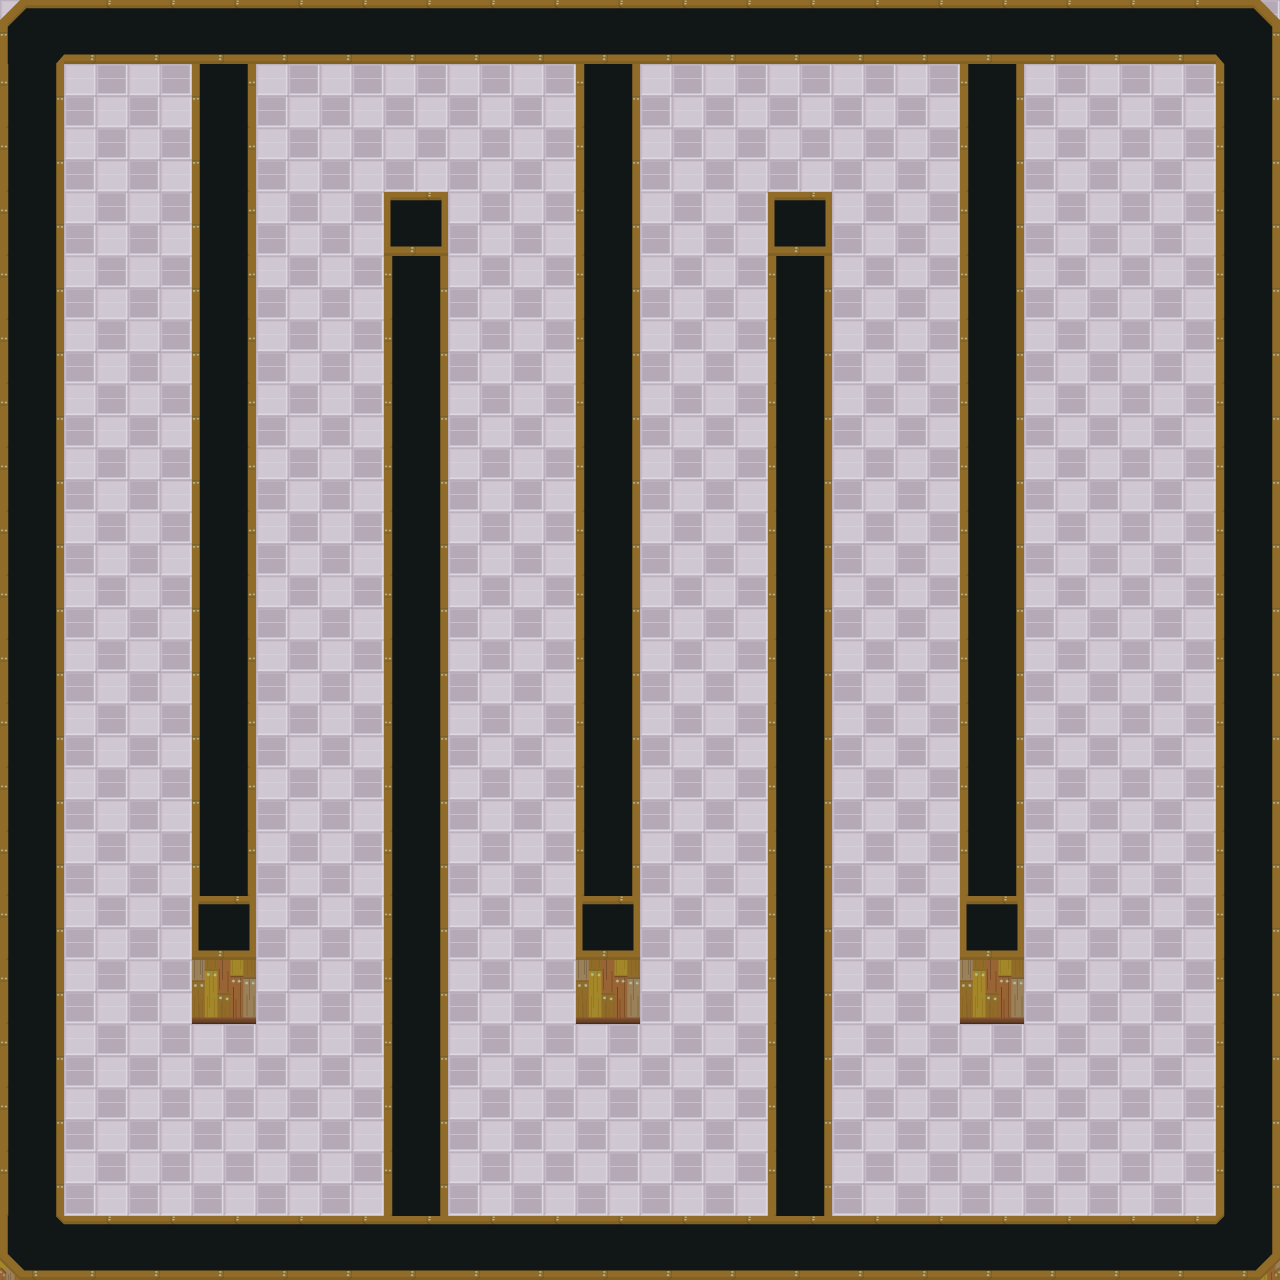

Rendered tile map (Tiled .tmx) drawn with the repository's tilesets; below, a short description and the map source with its tile grids summarised:
An orthogonal 20x20 tile map with 64x64 px tiles, 1 tile layer (Tile), 1 image layer.

<map version="1.0" orientation="orthogonal" width="20" height="20" tilewidth="64" tileheight="64">
 <tileset firstgid="1" name="TileSet" tilewidth="64" tileheight="64">
  <image source="TileSetTeste.png" width="192" height="448" />
 </tileset>
 <imagelayer name="BackImage">
     <image source="map3.png" />
 </imagelayer>
 <layer name="Tile" width="20" height="20">
  <data>[400 cells, 153 non-empty, 9 distinct tile ids]</data>
 </layer>
</map>
